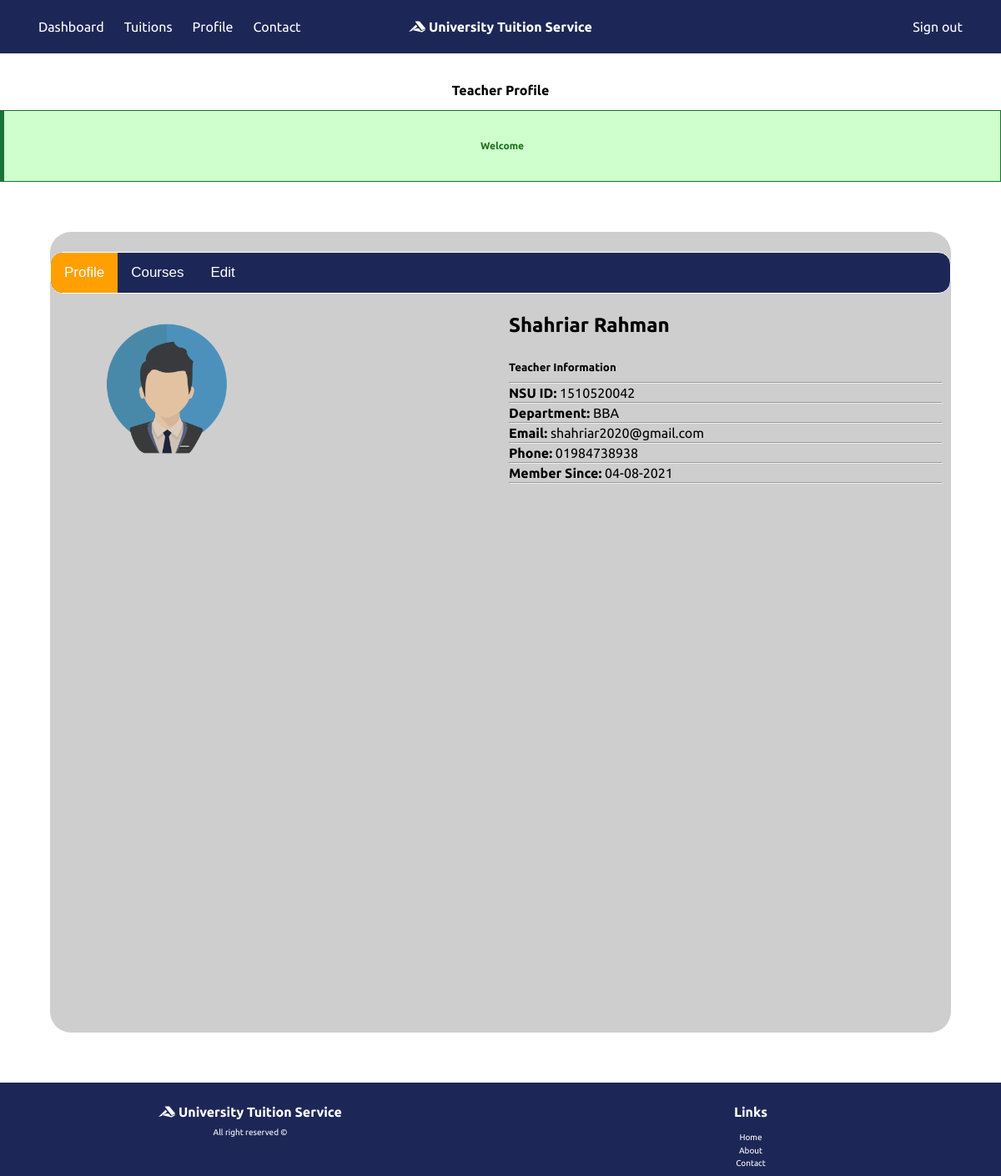
Page /teacher/profile.php (signed in) on the committed database.
### tables this page shows
CREATE TABLE `teachers` (
  `id` int(11) NOT NULL,
  `name` varchar(200) NOT NULL,
  `email` varchar(50) NOT NULL,
  `password` varchar(32) NOT NULL,
  `phone` varchar(15) NOT NULL,
  `gender` varchar(15) NOT NULL,
  `department` varchar(15) NOT NULL,
  `nsu_id` varchar(10) NOT NULL,
  `member_since` text NOT NULL
);

### teacher/profile.php (the view, shortened to what this page needs)
<?php
include('../controllers/AddTeacher.php');
?>
<!DOCTYPE html>
<html lang="en">
<head>
    <link rel="stylesheet" href="../css/style.css" />
</head>
<body>
    <header class="site-header">
        <div class="wrapper site-header__wrapper">
            <div class="site-header__start">
                <a href="/" class="brand"><i class="fab fa-accusoft"></i> University Tuition Service</a>
            </div>
            <div class="site-header__middle">
                <nav class="nav">
                    <ul class="nav__wrapper">
                        <li class="nav__item"><a href="dashboard.php">Dashboard</a></li>
                        <li class="nav__item"><a href="tuitions.php">Tuitions</a></li>
                        <li class="nav__item"><a href="profile.php">Profile</a></li>
                        <li class="nav__item"><a href="../contact.html">Contact</a></li>
                    </ul>
                </nav>
            </div>
            <div class="site-header__end">
                <a href="../controllers/TeacherSignout.php">Sign out</a>
            </div>
        </div>
    </header>
    <h4 class="text-center pt-3">Teacher Profile</h4>
    <br>
    <?php if (isset($_SESSION['status'])) {
        echo '
                                                <h6 class="alert-message-success" id="status">' . $_SESSION['status'] . '</h6>';
    }
    ?>
    <div class="profile-container">
        <div class="tab">
            <button class="tablinks active" onclick="openTab(event, 'Profile')">Profile</button>
            <button class="tablinks" onclick="openTab(event, 'Courses')">Courses</button>
            <button class="tablinks" onclick="openTab(event, 'Edit')">Edit</button>
        </div>
        <div id="Profile" class="row tabcontent">
            <div class="column">
                <img class="student_img" src="../img/teacher.png" alt="">
            </div>
            <div class="column profile">
                <?php
                $id = $_SESSION['teacher']['id'];
                $query = ("SELECT * FROM teachers where id =  $id");
                if ($result = $conn->query($query)) {
                    while ($row = $result->fetch_assoc()) {
                        $name         = $row["name"];
                        $email        = $row["email"];
                        $phone        = $row["phone"];
                        $department   = $row["department"];
                        $nsu_id       = $row["nsu_id"];
                        $member_since = $row["member_since"];
                    }
                    echo '<br><h2>' . $name . '</h2><br><br>';
                    echo '<h5 class="mb-2">Teacher Information</h5>
                    <hr>';
                    echo '<span><b>NSU ID:</b>
                        ' . $nsu_id . '</span>
                    <hr>';
                    echo '<span><b>Department:</b>
                        ' . $department . '</span>
                    <hr>';
                    echo '<span><b>Email:</b>
                        ' . $email . '</span>
                    <hr>';
                    echo '<span><b>Phone:</b>
                        ' . $phone . '</span>
                    <hr>';
                    echo '<span><b>Member Since:</b>
                        ' . $member_since . '</span>';
                }
                ?>
                <hr>
            </div>
        </div>
    </div>
    <div class="footer">
        <div class="row">
            <div class="column">
                <h4><i class="fab fa-accusoft"></i> University Tuition Service</h4>
                <p class="small">All right reserved ©</p>
            </div>
            <div class="column">
                <h4>Links</h4>
                <div class="small">
                    <ul>
                        <li><a href="">Home</a></li>
                        <li><a href="">About</a></li>
                        <li><a href="">Contact</a></li>
                    </ul>
                </div>
            </div>
        </div>
    </div>
</body>
</html>

### css/style.css (style rules this page uses)
html, body, div, span, h1, h2, h3, h4, h5, h6, p, a, img, i, center, dl, dt, dd, ol, ul, li, fieldset, form, label, table, caption, tbody, tfoot, thead, tr, th, td, footer, header, menu, nav, section, video { margin: 0; padding: 0; border: 0; vertical-align: baseline; }
footer, header, hgroup, menu, nav, section { display: block; }
body { font-family: 'Ubuntu', sans-serif; line-height: 1; }
ol, ul { list-style: none; }
.wrapper { max-width: 1140px; padding-left: 1rem; padding-right: 1rem; margin-left: auto; margin-right: auto; }
*, *:before, *:after { box-sizing: border-box; }
html { -webkit-font-smoothing: antialiased; -moz-osx-font-smoothing: grayscale; }
.brand { font-weight: bold; font-size: 16px; color:white; }
.site-header { position: relative; background-color: #1d2757; }
.site-header__wrapper { display: flex; justify-content: space-between; align-items: center; padding-top: 1rem; padding-bottom: 1rem; }
@media (min-width: 660px) { .site-header__wrapper { padding-top: 0; padding-bottom: 0; } }
@media (min-width: 660px) { .site-header__wrapper > * { flex: 1; } }
@media (min-width: 660px) { .site-header__start { text-align: center; } }
@media (min-width: 660px) { .site-header__middle { order: -1; } }
@media (min-width: 660px) { .site-header__end { display: flex; justify-content: flex-end; } }
@media (min-width: 660px) { .nav__wrapper { display: flex; } }
.nav__item:not(:last-child) { margin-right: 1.5rem; }
.nav__item a { display: block; padding: 1.5rem 1rem; }
@media (min-width: 660px) { .nav__item a { padding-left: 0; padding-right: 0; } }
hr { margin:0px; }
.mb-2 { margin-bottom: 2%; }
.profile hr { margin-top: 3px!important; margin-bottom: 3px!important; }
.student_img { margin-top: 5%; max-width: 30%; margin-left: 10%; }
a { text-decoration: none; color: rgb(255, 255, 255); }
.text-center { text-align: center; }
.column { float: left; width: 50%; padding: 10px; }
.column p { margin-top: 2%; }
.column h4 { padding-top: 3%; }
.small { font-size: 10px; }
.column ul { margin-top: 2%; }
.column ul li { padding-top: 1%; }
.row:after { content: ""; display: table; clear: both; }
.pt-3 { padding-top: 3%; }
.footer { left: 0; bottom: 0; width: 100%; background-color: #1d2757; color: white; text-align: center; }
.profile-container { background-color: rgb(206, 206, 206); height: 120vh; margin: 5%; border-radius: 25px; padding-top: 2%; }
.alert-message-success { text-align: center; color: #1f721c; box-sizing: border-box; border: 1px solid #1c7236; background-color: #cfffcd; padding-top: 3%; padding-bottom: 3%; border-left-width: 5px; font-size: 12px; margin: 0 auto; }
.tab { overflow: hidden; border: 1px solid rgb(255, 255, 255); background-color: #1d2757; border-radius: 15px; }
.tab button { background-color: inherit; float: left; border: none; outline: none; cursor: pointer; padding: 14px 16px; transition: 0.3s; font-size: 17px; color:white; }
.tab button.active { background-color: #FFA000; }

### rows in the picture
teachers: name "Shahriar Rahman", nsu "1510520042", department "BBA", email "shahriar2020@gmail.com", phone "01984738938", member_since "04-08-2021"

### other values in the picture
$_SESSION['status'] "Welcome"
